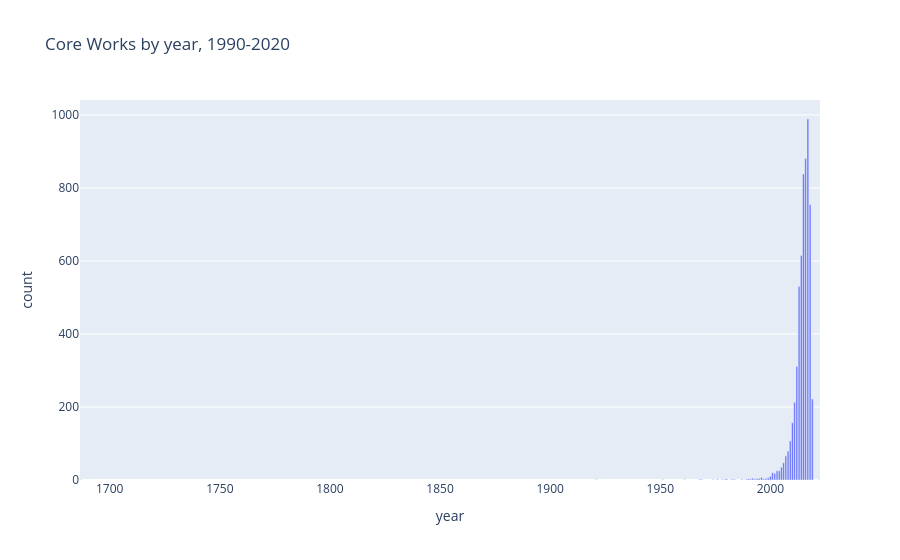

Notebook cell for this chart:
### Code cell
fig = px.bar(pub_year_df, x="year", y='count', title="Core Works by year, 1990-2020")
fig.show()

### Figure 1 — Plotly figure (JSON) as saved in the notebook; plotly's stock layout.template omitted (floating-point values rounded to 4 significant figures)
{"data": [{"hovertemplate": "year=%{x}<br>count=%{y}<extra></extra>", "legendgroup": "", "marker": {"color": "#636efa", "pattern": {"shape": ""}}, "name": "", "orientation": "v", "showlegend": false, "textposition": "auto", "type": "bar", "x": [1687, 1921, 1951, 1961, 1968, 1969, 1974, 1976, 1978, 1979, 1980, 1982, 1983, 1984, 1987, 1989, 1990, 1991, 1992, 1993, 1994, 1995, 1996, 1997, 1998, 1999, 2000, 2001, 2002, 2003, 2004, 2005, 2006, 2007, 2008, 2009, 2010, 2011, 2012, 2013, 2014, 2015, 2016, 2017, 2018, 2019, 2022], "xaxis": "x", "y": [1, 1, 1, 1, 2, 1, 1, 2, 1, 1, 3, 1, 2, 1, 2, 2, 3, 3, 5, 3, 4, 4, 7, 3, 4, 6, 10, 20, 18, 25, 25, 35, 47, 66, 79, 107, 157, 213, 311, 530, 615, 838, 881, 989, 754, 222, 1], "yaxis": "y"}], "layout": {"barmode": "relative", "legend": {"tracegroupgap": 0}, "title": {"text": "Core Works by year, 1990-2020"}, "xaxis": {"anchor": "y", "domain": [0, 1], "title": {"text": "year"}}, "yaxis": {"anchor": "x", "domain": [0, 1], "title": {"text": "count"}}}}
